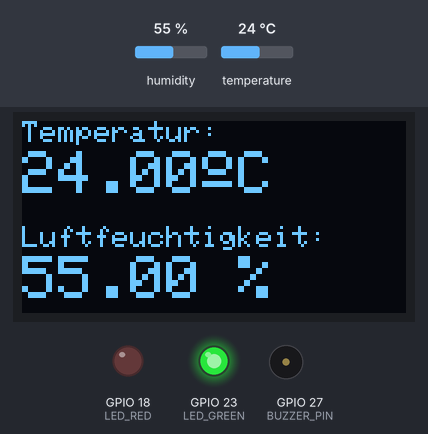
Simulated run of this sketch. Board: ESP32. On the bench: 128×64 one-colour display, output pins drawn as LEDs (lit = HIGH), buzzer (waves = sounding). The inputs (shaded band) are chosen by the test bench; at power-on: humidity 55 %, temperature 24 °C.

Above: at 2.8 s.
2.9 s: humidity set to 41 %
At 5.7 s:
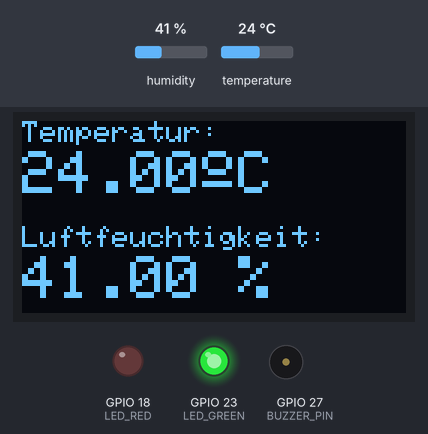
6.6 s: humidity set to 38 %
At 10.4 s:
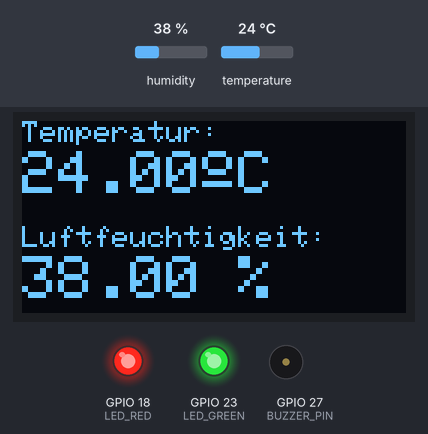
10.7 s: temperature set to 16.6 °C
At 14.1 s:
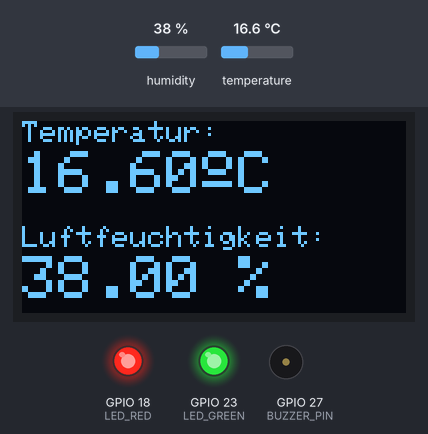
14.8 s: temperature set to 15.4 °C
At 18.4 s:
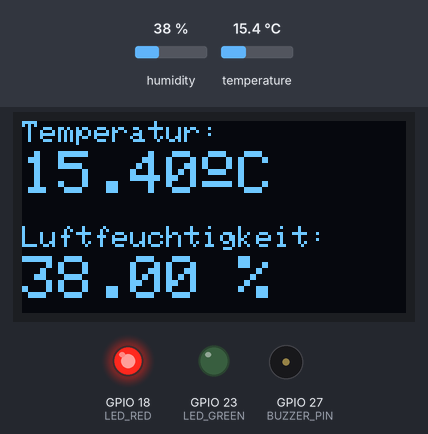
20.9 s: temperature set to 19 °C
At 24.9 s:
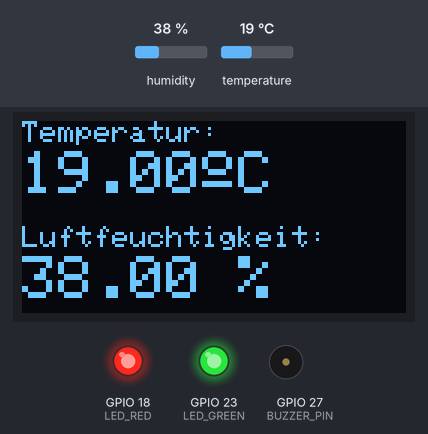
Timing chart, 0 to 26.1 s (numbered marks = the images above; inputs shaded):
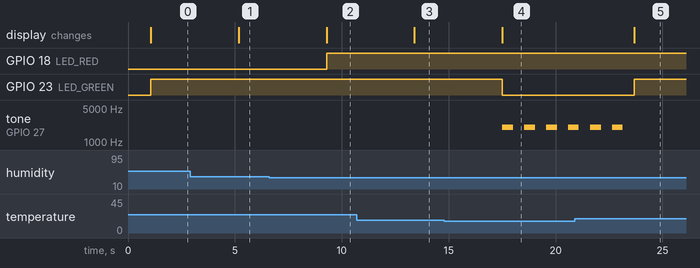

The sketch:

sketch.ino
```cpp
#include "DHT.h"
#include <Wire.h>
#include <Adafruit_GFX.h>
#include <Adafruit_SSD1306.h>

// ==== Konfiguration ==== //
#define DHTPIN 15
#define DHTTYPE DHT22

#define SCREEN_WIDTH 128
#define SCREEN_HEIGHT 64
#define OLED_RESET -1

#define LED_RED    18
#define LED_GREEN  23
#define BUZZER_PIN 27

DHT dht(DHTPIN, DHTTYPE);
Adafruit_SSD1306 display(SCREEN_WIDTH, SCREEN_HEIGHT, &Wire, OLED_RESET);

void setup() {
  Serial.begin(115200);
  dht.begin();

  // Display starten
  if (!display.begin(SSD1306_SWITCHCAPVCC, 0x3C)) {
    Serial.println(F("OLED nicht gefunden"));
    while (true);
  }

  display.clearDisplay();
  display.setTextColor(WHITE);

  // RGB-LED & Buzzer Pins
  pinMode(LED_RED, OUTPUT);
  pinMode(LED_GREEN, OUTPUT);
  pinMode(BUZZER_PIN, OUTPUT);

  digitalWrite(LED_RED, LOW);
  digitalWrite(LED_GREEN, LOW);
  digitalWrite(BUZZER_PIN, LOW);
}

void loop() {
  float temp = dht.readTemperature();
  float hum = dht.readHumidity();

  if (isnan(temp) || isnan(hum)) {
    Serial.println("Sensorfehler!");
    return;
  }

  delay(1000);
  display.clearDisplay();

  // Temperatur anzeigen
  display.setTextSize(1);
  display.setCursor(0, 0);
  display.print("Temperatur: ");
  display.setTextSize(2);
  display.setCursor(0, 10);
  display.print(temp);
  display.cp437(true);
  display.write(167); // Gradzeichen
  display.print("C");

  // Luftfeuchtigkeit anzeigen
  display.setTextSize(1);
  display.setCursor(0, 35);
  display.print("Luftfeuchtigkeit: ");
  display.setTextSize(2);
  display.setCursor(0, 45);
  display.print(hum);
  display.print(" %");

  display.display();

  // === Ampel-Logik === //
  bool kritisch = false;
  bool grenzwert = false;

 // ROT: kritisch
  if (temp < 16 || temp > 30 || hum < 30 || hum > 70) {
    digitalWrite(LED_RED, HIGH);
    digitalWrite(LED_GREEN, LOW);
    kritisch = true;
  }
 // GELB: grenzwertig (rot+grün gleichzeitig)
  else if ((temp >= 16 && temp < 20) || (temp > 25 && temp <= 30) ||
           (hum >= 30 && hum < 40) || (hum > 60 && hum <= 70)) {
    digitalWrite(LED_RED, HIGH);
    digitalWrite(LED_GREEN, HIGH);
    grenzwert = true;
  }
  // GRÜN: optimal
  else {
    digitalWrite(LED_RED, LOW);
    digitalWrite(LED_GREEN, HIGH);
  }

  // === Buzzer bei kritischen Werten ===
  if (kritisch) {
    tone(BUZZER_PIN, 2000, 500);  // 2kHz Ton, 0.5 Sekunde
  } else {
    noTone(BUZZER_PIN);          // Ton ausschalten
  }
}
```

Measured:
- the behaviour switches between 40 and 39 % on humidity (found by bisection; images 1 and 2)
- the behaviour switches between 16 and 15.9 °C on temperature (found by bisection; images 3 and 4)
- after the input at 2.9 s, the display: changes after 2.3 s (image 1)
- after the input at 6.6 s, GPIO 18 (LED_RED): LOW → HIGH after 2.7 s; the display: changes after 2.7 s (image 2)
- after the input at 10.7 s, the display: changes after 2.7 s (image 3)
- after the input at 14.8 s, GPIO 23 (LED_GREEN): HIGH → LOW after 2.7 s; tone on GPIO 27 (BUZZER_PIN): alternates 2000 Hz for 0.50 s and silent for 0.53 s, starting after 2.7 s; the display: changes after 2.7 s (image 4)
- after the input at 20.9 s, GPIO 23 (LED_GREEN): LOW → HIGH after 2.8 s; tone on GPIO 27 (BUZZER_PIN): goes on until 23.2 s, then stays silent; the display: changes after 2.8 s (image 5)
